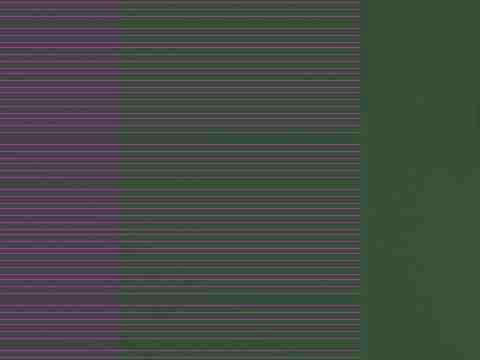
#> input picture artifacts/job_auto_1771072890_ctx.jpg, 480 x 360 px
$ python -i halation_engine.py   (imports and definitions only)
#> lines starting #> are read from the running program, lines starting #| are printed output that depends on the picture
#> further down, picture is the input picture: shape (360, 480, 3); mean B, G, R 67.3, 73.6, 67.7

import cv2
import numpy as np

class HalationEngine:
    """
    Simulates film halation (red-orange glow around highlights).
    Caused by light reflecting off the film base back into the red emulsion layer.
    """
    def __init__(self, threshold=0.9, radius=10, strength=0.4):
        self.threshold = threshold * 255
        self.radius = radius
        self.strength = strength

    def apply(self, frame):
        # 1. Isolate Red Channel Highlights
        b, g, r = cv2.split(frame)
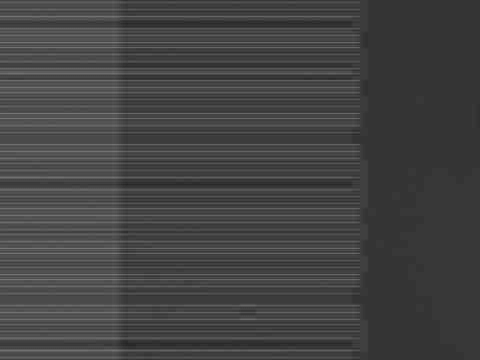
#> b: shape (360, 480); min 36, max 121, mean 67.3
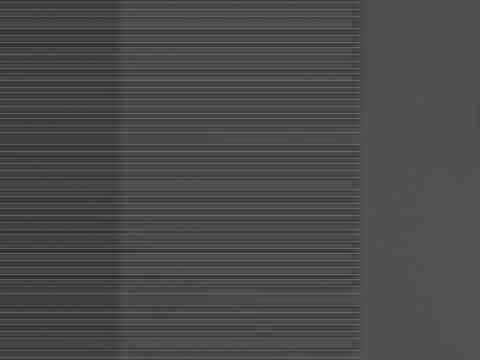
#> g: shape (360, 480); min 36, max 108, mean 73.6
        mask = cv2.threshold(r, self.threshold, 255, cv2.THRESH_BINARY)[1]
#> mask: shape (360, 480); every value is 0

        # 2. Blur the Red Channel Mask
        halation = cv2.GaussianBlur(mask, (0, 0), self.radius)
        halation = halation.astype(np.float32) / 255.0
#> halation: shape (360, 480) float32; every value is 0

        # 3. Add back to Red Channel (and slightly to Green for orange tint)
        r_new = r.astype(np.float32) + (halation * 255.0 * self.strength)
        g_new = g.astype(np.float32) + (halation * 255.0 * self.strength * 0.3)

        frame_out = cv2.merge([b, np.clip(g_new, 0, 255).astype(np.uint8), np.clip(r_new, 0, 255).astype(np.uint8)])
        return frame_out

>>> import cv2
>>> picture = cv2.imread('../../../../../artifacts/job_auto_1771072890_ctx.jpg')
>>> result = HalationEngine().apply(picture)
